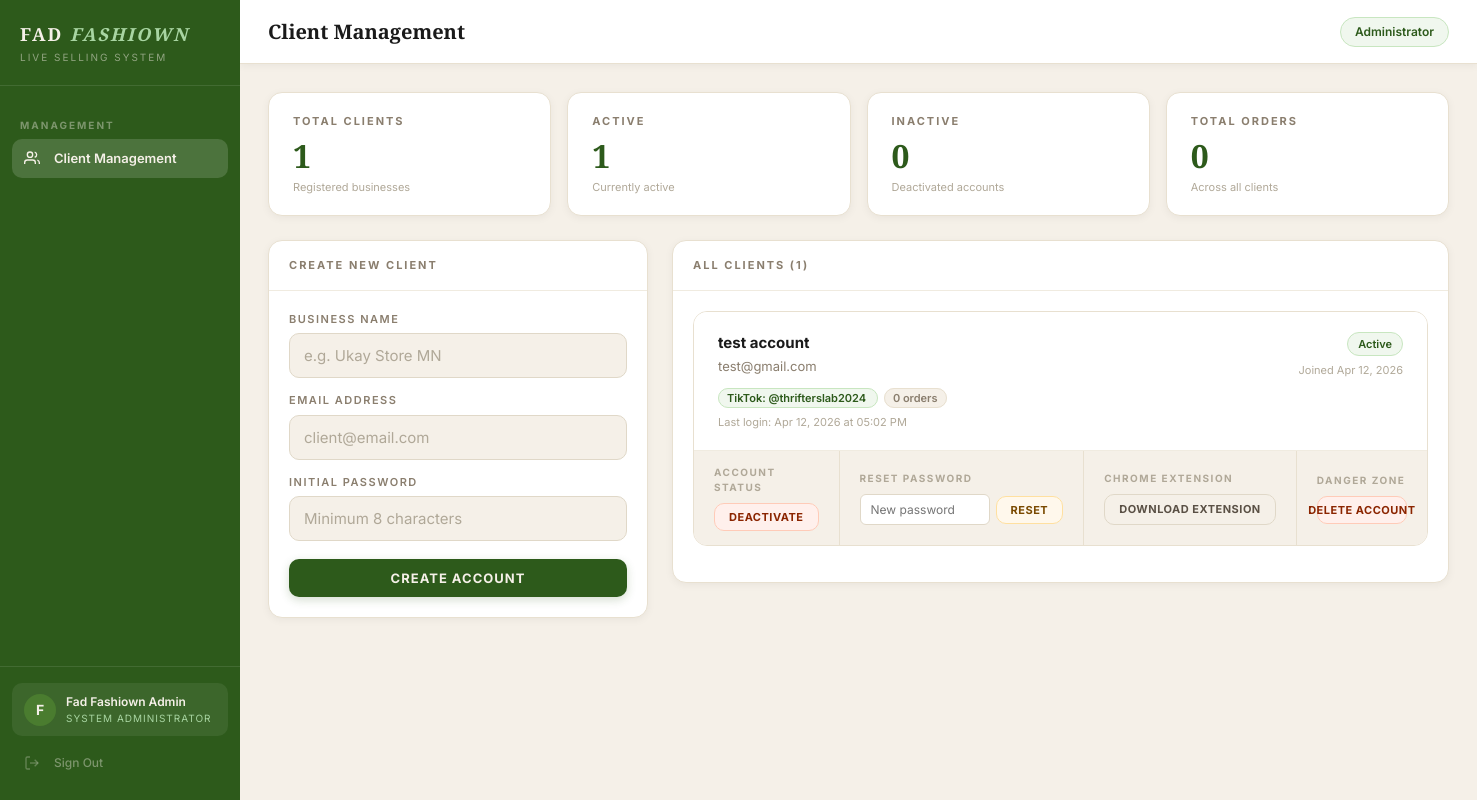
The app's page /admin (signed in), older data.
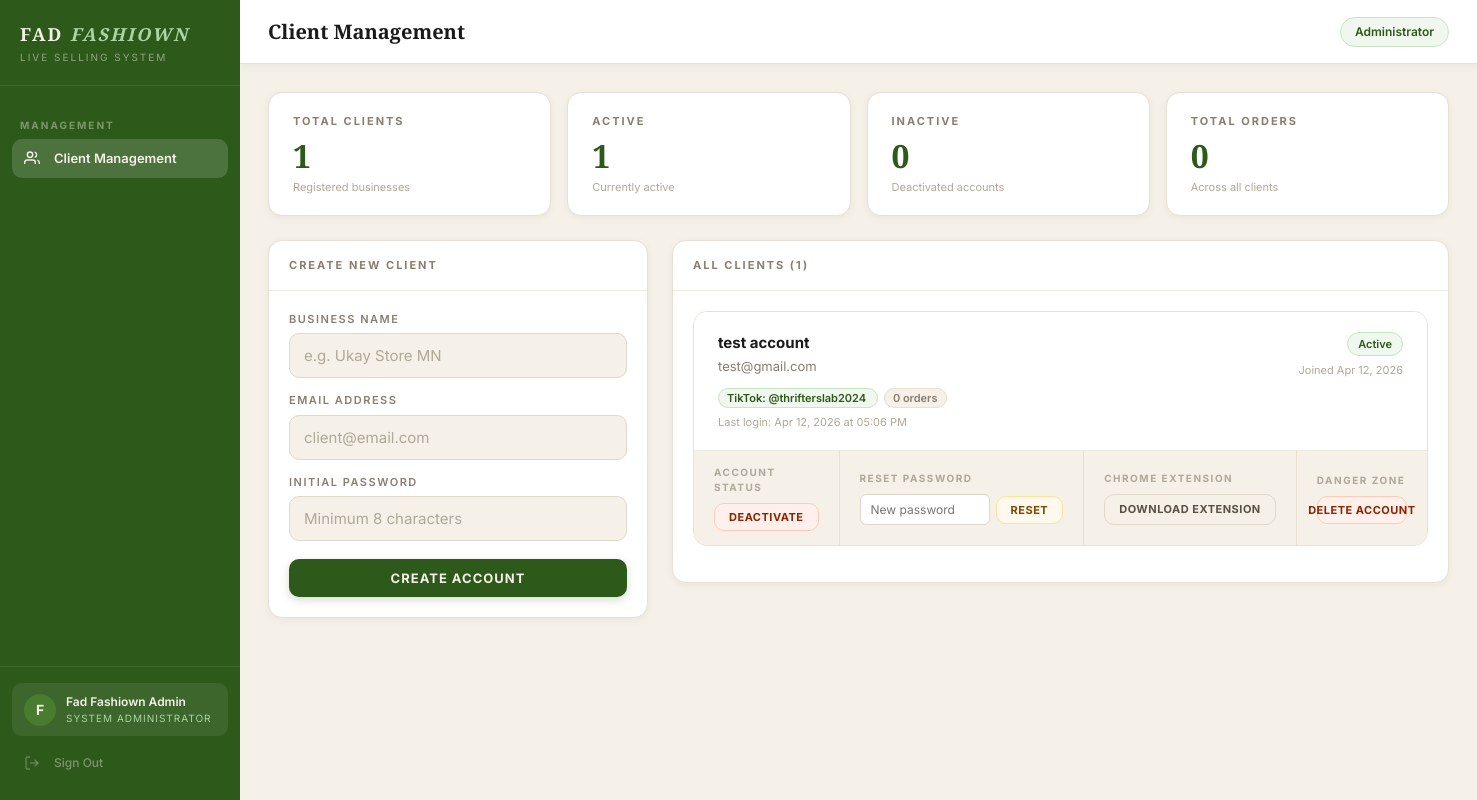
The same page, newer data.
### auth/models.py (models this page shows, shortened)
class Client(UserMixin, db.Model):
    __tablename__ = 'clients'
    id = db.Column(db.Integer, primary_key=True)
    business_name = db.Column(db.String(100), nullable=False)
    email = db.Column(db.String(120), unique=True, nullable=False)
    password_hash = db.Column(db.String(255), nullable=False)
    plan = db.Column(db.String(20), default='active')
    is_active = db.Column(db.Boolean, default=True)
    is_admin = db.Column(db.Boolean, default=False)
    created_at = db.Column(db.DateTime, default=datetime.utcnow)
    last_login = db.Column(db.DateTime, nullable=True)
    tiktok_username = db.Column(db.String(100), default='')
    must_change_password = db.Column(db.Boolean, default=False)
    orders = db.relationship('Order', backref='client', lazy=True)
    token = db.Column(db.String(64), unique=True, nullable=True)
    detection_mode = db.Column(db.String(20), default='keywords')
    custom_keywords = db.Column(db.Text, default='mine')
    highlight_numbers = db.Column(db.Boolean, default=False)
    label_title = db.Column(db.String(100), default='FAD FASHIOWN')
    label_tagline = db.Column(db.String(100), default='Live Selling')
    label_template = db.Column(db.String(20), default='classic')
    label_show_order_id = db.Column(db.Boolean, default=True)
    label_show_datetime = db.Column(db.Boolean, default=True)

### auth/routes.py (the view)
@auth.route('/admin')
@admin_required
def admin_panel():
    from auth.models import Order
    clients = Client.query.filter_by(is_admin=False).order_by(
        Client.created_at.desc()
    ).all()
    order_counts = {}
    for client in clients:
        order_counts[client.id] = Order.query.filter_by(
            client_id=client.id
        ).count()
    return render_template(
        'admin.html',
        clients=clients,
        order_counts=order_counts
    )

### auth/routes.py (called while the page is built)
def admin_required(f):
    @wraps(f)
    def decorated_function(*args, **kwargs):
        if not current_user.is_authenticated:
            return redirect(url_for('auth.login'))
        if not current_user.is_admin:
            abort(403)
        return f(*args, **kwargs)
    return decorated_function

### templates/admin.html (shortened to what this page needs)
{% extends "base.html" %}
{% block page_title %}Client Management{% endblock %}
{% block topbar_right %}
<span class="status-pill connected">Administrator</span>
{% endblock %}
{% block content %}
<div class="stats-grid" style="margin-bottom:24px">
    <div class="stat-card">
        <div class="stat-label">Total Clients</div>
        <div class="stat-number">{{ clients|length }}</div>
        <div class="stat-sub">Registered businesses</div>
    </div>
    <div class="stat-card">
        <div class="stat-label">Active</div>
        <div class="stat-number">
            {{ clients|selectattr('is_active')|list|length }}
        </div>
        <div class="stat-sub">Currently active</div>
    </div>
    <div class="stat-card">
        <div class="stat-label">Inactive</div>
        <div class="stat-number">
            {{ clients|rejectattr('is_active')|list|length }}
        </div>
        <div class="stat-sub">Deactivated accounts</div>
    </div>
    <div class="stat-card">
        <div class="stat-label">Total Orders</div>
        <div class="stat-number">
            {{ order_counts.values()|sum }}
        </div>
        <div class="stat-sub">Across all clients</div>
    </div>
</div>
<div class="admin-grid">
    <div>
        <div class="card">
            <div class="card-header">
                <span class="card-title">Create New Client</span>
            </div>
            <div class="card-body">
                <form method="POST" action="/admin/create-client" id="create-client-form">
                    <div class="form-group">
                        <label class="form-label">Business Name</label>
                        <input type="text" name="business_name"
                               class="form-input"
                               placeholder="e.g. Ukay Store MN" required />
                    </div>
                    <div class="form-group">
                        <label class="form-label">Email Address</label>
                        <input type="email" name="email"
                               class="form-input"
                               placeholder="client@email.com" required />
                    </div>
                    <div class="form-group">
                        <label class="form-label">Initial Password</label>
                        <input type="text" name="password"
                               class="form-input"
                               placeholder="Minimum 8 characters"
                               required minlength="6" />
                    </div>
                    <button type="button"
                            onclick="handleCreateAccount()"
                            class="btn btn-primary"
                            style="width:100%;margin-top:4px">
                        Create Account
                    </button>
                </form>
            </div>
        </div>
    </div>
    <div>
        <div class="card">
            <div class="card-header">
                <span class="card-title">All Clients ({{ clients|length }})</span>
            </div>
            <div class="card-body">
                {% if clients %}
                    {% for client in clients %}
                        <div class="client-card {{ '' if client.is_active else 'inactive' }}">
                            <div class="client-card-header">
                                <div class="client-card-info">
                                <div class="client-card-name">{{ client.business_name }}</div>
                                <div class="client-card-email">{{ client.email }}</div>
                                <div style="margin-top:6px">
                                    {% if client.tiktok_username %}
                                    <span style="font-size:11px;background:var(--green-pale);
                                                color:var(--green-dark);border:1px solid #C8E6C0;
                                                padding:2px 8px;border-radius:10px;font-weight:600">
                                        TikTok: @{{ client.tiktok_username }}
                                    </span>
                                    {% else %}
                                    <span style="font-size:11px;background:#FFF8EC;
                                                color:#7A4A00;border:1px solid #FFE0A0;
                                                padding:2px 8px;border-radius:10px;font-weight:600">
                                        TikTok: Not set
                                    </span>
                                    {% endif %}
                                    <span style="font-size:11px;background:var(--cream);
                                                color:var(--text-muted);border:1px solid var(--border);
                                                padding:2px 8px;border-radius:10px;font-weight:600;
                                                margin-left:6px">
                                        {{ order_counts[client.id] }} orders
                                    </span>
                                </div>
                                {% if client.last_login %}
                                <div class="client-card-last-login">
                                    Last login: {{ client.last_login.strftime('%b %d, %Y at %I:%M %p') }}
                                </div>
                                {% endif %}
                            </div>
                                <div class="client-card-status">
                                    <span class="badge {{ 'badge-active' if client.is_active else 'badge-inactive' }}">
                                        {{ 'Active' if client.is_active else 'Inactive' }}
                                    </span>
                                    <div class="client-card-joined">
                                        Joined {{ client.created_at.strftime('%b %d, %Y') }}
                                    </div>
                                </div>
                            </div>
                            <div class="client-card-actions">
                                <div class="action-group">
                                    <div class="action-group-label">Account Status</div>
                                    <button
                                        data-client-id="{{ client.id }}"
                                        data-client-name="{{ client.business_name }}"
                                        data-is-active="{{ '1' if client.is_active else '0' }}"
                                        onclick="handleToggleClient(this)"
                                        class="btn {{ 'btn-danger' if client.is_active else 'btn-success' }} btn-sm">
                                        {{ 'Deactivate' if client.is_active else 'Activate' }}
                                    </button>
                                </div>
                                <div class="action-group">
                                    <div class="action-group-label">Reset Password</div>
                                    <div class="reset-form">
                                        <input type="text"
                                            id="reset-input-{{ client.id }}"
                                            class="reset-input"
                                            placeholder="New password" />
                                        <button onclick="handleResetPassword('{{ client.id }}', '{{ client.business_name }}')"
                                                class="btn btn-warning btn-sm">
                                            Reset
                                        </button>
                                    </div>
                                </div>
                                <div class="action-group">
                                    <div class="action-group-label">Chrome Extension</div>
                                    <a href="/admin/download-extension/{{ client.id }}"
                                    class="btn btn-secondary btn-sm">
                                        Download Extension
                                    </a>
                                </div>
                                <div class="action-group" style="min-width:120px">
                                    <div class="action-group-label">Danger Zone</div>
                                    <button onclick="Modal.confirm({
                                        title: 'Delete Client Account',
                                        message: 'You are about to permanently delete the account for:',
                                        detail: '{{ client.business_name }}',
                                        warning: 'This action cannot be undone. All data associated with this account will be permanently removed.',
                                        confirmText: 'Delete Account',
                                        confirmClass: 'btn-danger',
                                        onConfirm: function() {
                                            document.getElementById('delete-form-{{ client.id }}').submit();
                                        }
                                    })"
                                    class="btn btn-danger btn-sm">
                                        Delete Account
                                    </button>
                                </div>
                            </div>
                        </div>
                        {% endfor %}
                {% else %}
                    <div class="empty-state">
                        No clients yet. Create your first client above.
                    </div>
                {% endif %}
            </div>
        </div>
    </div>
</div>
{% endblock %}

### templates/base.html (shortened to what this page needs)
<!DOCTYPE html>
<html lang="en">
<head>
    <link rel="stylesheet" href="/static/style.css">
</head>
<body>
<div class="app-layout">
    <aside class="sidebar" id="sidebar">
        <div class="sidebar-brand">
            <div class="brand-name">FAD <em>FASHIOWN</em></div>
            <div class="brand-sub">Live Selling System</div>
        </div>
        <nav class="sidebar-nav">
            {% if current_user.is_admin %}
            <div class="nav-section-label">Management</div>
            <a href="/admin"
               class="nav-item {% if request.endpoint == 'auth.admin_panel' %}active{% endif %}">
                <span class="nav-icon">
                    <svg width="16" height="16" fill="none" stroke="currentColor" stroke-width="2" viewBox="0 0 24 24">
                        <path d="M17 21v-2a4 4 0 0 0-4-4H5a4 4 0 0 0-4 4v2"/>
                        <circle cx="9" cy="7" r="4"/>
                        <path d="M23 21v-2a4 4 0 0 0-3-3.87"/>
                        <path d="M16 3.13a4 4 0 0 1 0 7.75"/>
                    </svg>
                </span>
                Client Management
            </a>
            {% endif %}
        </nav>
        <div class="sidebar-footer">
            <div class="client-info">
                <div class="client-avatar">
                    {{ current_user.business_name[0].upper() }}
                </div>
                <div class="client-details">
                    <div class="client-name">{{ current_user.business_name }}</div>
                    <div class="client-plan">
                        {% if current_user.is_admin %}System Administrator{% else %}Live Selling{% endif %}
                    </div>
                </div>
            </div>
            <a href="/logout" class="nav-item nav-signout">
                <span class="nav-icon">
                    <svg width="16" height="16" fill="none" stroke="currentColor" stroke-width="2" viewBox="0 0 24 24">
                        <path d="M9 21H5a2 2 0 0 1-2-2V5a2 2 0 0 1 2-2h4"/>
                        <polyline points="16 17 21 12 16 7"/>
                        <line x1="21" y1="12" x2="9" y2="12"/>
                    </svg>
                </span>
                Sign Out
            </a>
        </div>
    </aside>
    <main class="main-content">
        <div class="topbar">
            <div style="display:flex;align-items:center;gap:14px">
                <div class="topbar-title">{% block page_title %}{% endblock %}</div>
            </div>
            <div class="topbar-right">
                {% block topbar_right %}{% endblock %}
            </div>
        </div>
        <div class="page-content">
            {% block content %}{% endblock %}
        </div>
    </main>
</div>
</body>
</html>

Row changes from the older to the newer data that the page shows:
changed Client "test account": last_login "Apr 12, 2026 at 05:02 PM" → "Apr 12, 2026 at 05:06 PM"
